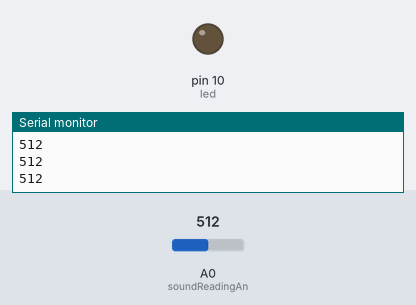
This sketch was run on a simulated Arduino Uno, built with avr-gcc and run on an emulated ATmega328P. Shown: output pins drawn as LEDs (lit = HIGH), the last lines printed to the serial monitor. Inputs (shaded band) come from the test bench; at power-on: A0 (soundReadingAn) = 512.

Above: at 3.2 s.
3.3 s: A0 (soundReadingAn) set to 984
4.8 s: A0 (soundReadingAn) set to 1008
At 5.2 s:
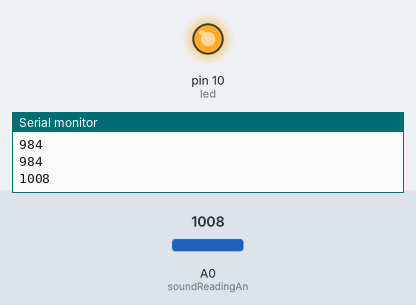
7.8 s: A0 (soundReadingAn) set to 990
At 10.0 s:
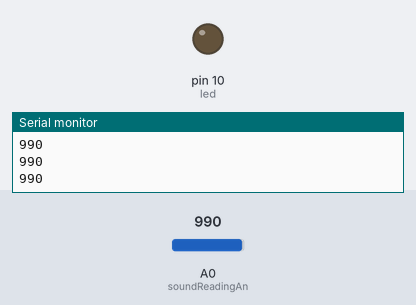
10.3 s: A0 (soundReadingAn) set to 1010
At 10.6 s:
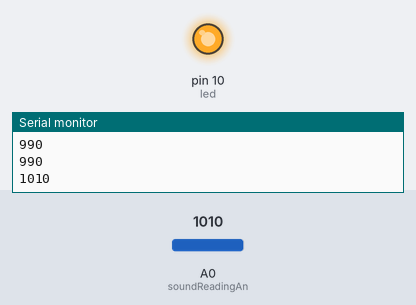
Timing chart, 0 to 13.9 s (numbered marks = the images above; inputs shaded):
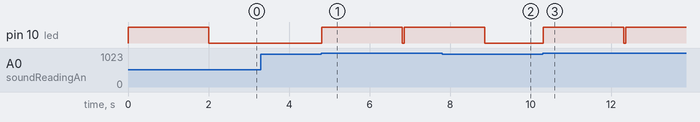

The sketch:

1.1.5_sound.ino
```cpp
/**
* NAME: Ashwin K
* RNO: EE25B018
* DESC: Read data from sound sensor and blink when a clap is heard
*/

uint8_t led = 10;
uint8_t soundReadingDig = 8;
uint8_t soundReadingAn = A0;


void setup()
{
  pinMode(led, OUTPUT);
  digitalWrite(led, HIGH);
  delay(2000);
  digitalWrite(led, LOW);
  pinMode(soundReadingDig, INPUT);
  pinMode(soundReadingAn, INPUT);
  Serial.begin(9600);

  //unsigned long time = millis();
  // while(millis()-time<50000) //50 second itime for calibration
  // {
  //   Serial.println(analogRead(soundReadingAn));
  //   delay(20);
  // }

}

void loop()
{
  uint16_t  clap = analogRead(soundReadingAn);

  Serial.println(clap);


  if(clap>=1000)
  {
    digitalWrite(led,HIGH);
    delay(2000);
    digitalWrite(led,LOW);
    delay(50);
  }
  //delay(1);
}
```

Measured:
- the behaviour switches between 999 and 1000 on A0 (soundReadingAn) (found by bisection; images 0 and 1)
- after the input at 4.8 s, pin 10 (led): LOW → HIGH at once, → LOW 2.0 s later, → HIGH 0.05 s later
- after the input at 7.8 s, pin 10 (led): goes on until 8.9 s, then stays LOW
- after the input at 10.3 s, pin 10 (led): LOW → HIGH at once, → LOW 2.0 s later, → HIGH 0.05 s later
